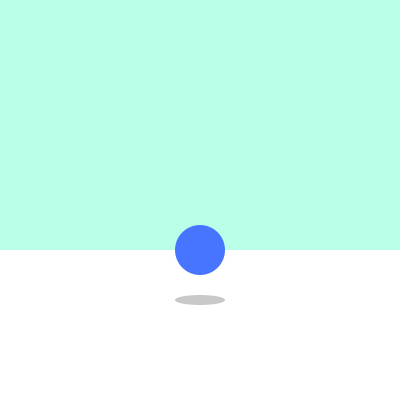
Frame 1 (no input)
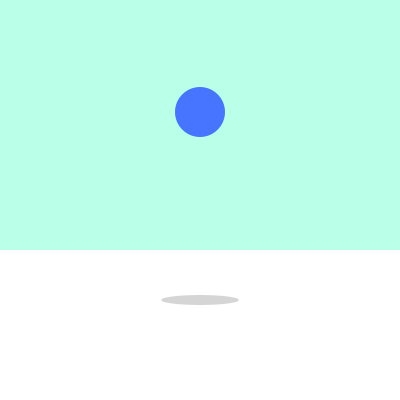
Frame 60 (the mouse pressed at the canvas centre just before this capture)
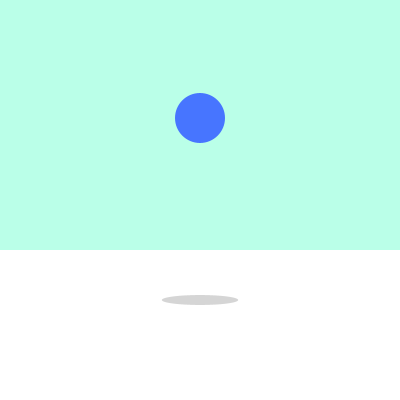
Frame 120 (the mouse held since frame 60 and released just before this capture)

The Processing sketch that drew these frames (run headless with seeded random() and noise(); from frame 60 on, the mouse is pressed at the canvas centre):

// Processing sketch: Bouncing_ball
// ── Bouncing_ball.pde

void setup()
{
  size(400, 400);
}

float t = 0;
float y = 0;

void draw (){
  noStroke();
    background(186, 255, 232);
    fill(255, 255, 255);
    rect(0, 250, 400, 150);
    
    y = -0.02*t*t + 3.5*t;
    
    float grey = 0.1 * y + 200;
    float shadowSize = 0.2 * y + 50;
    fill(grey, grey, grey);
    ellipse(200, 300, shadowSize, 10);
    
    float correctedY = 250 - y;

    fill(71, 117, 255);
    ellipse(200, correctedY, 50, 50);

    if (y < 0) {
        t = 0;
    }
    
    t += 5;
}
